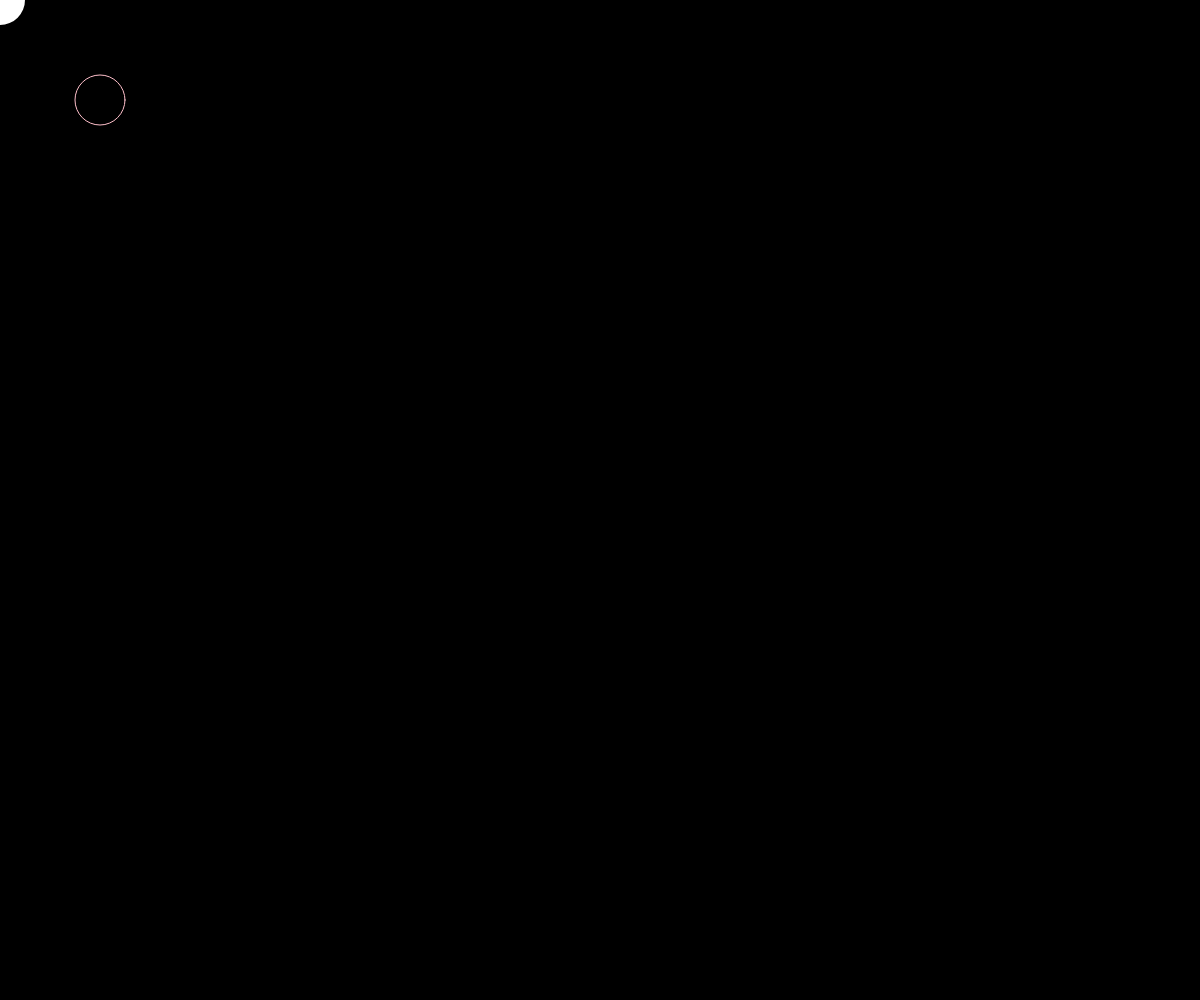
Frame 1 (no input)
Frame 60 (no input): identical to frame 1, image omitted
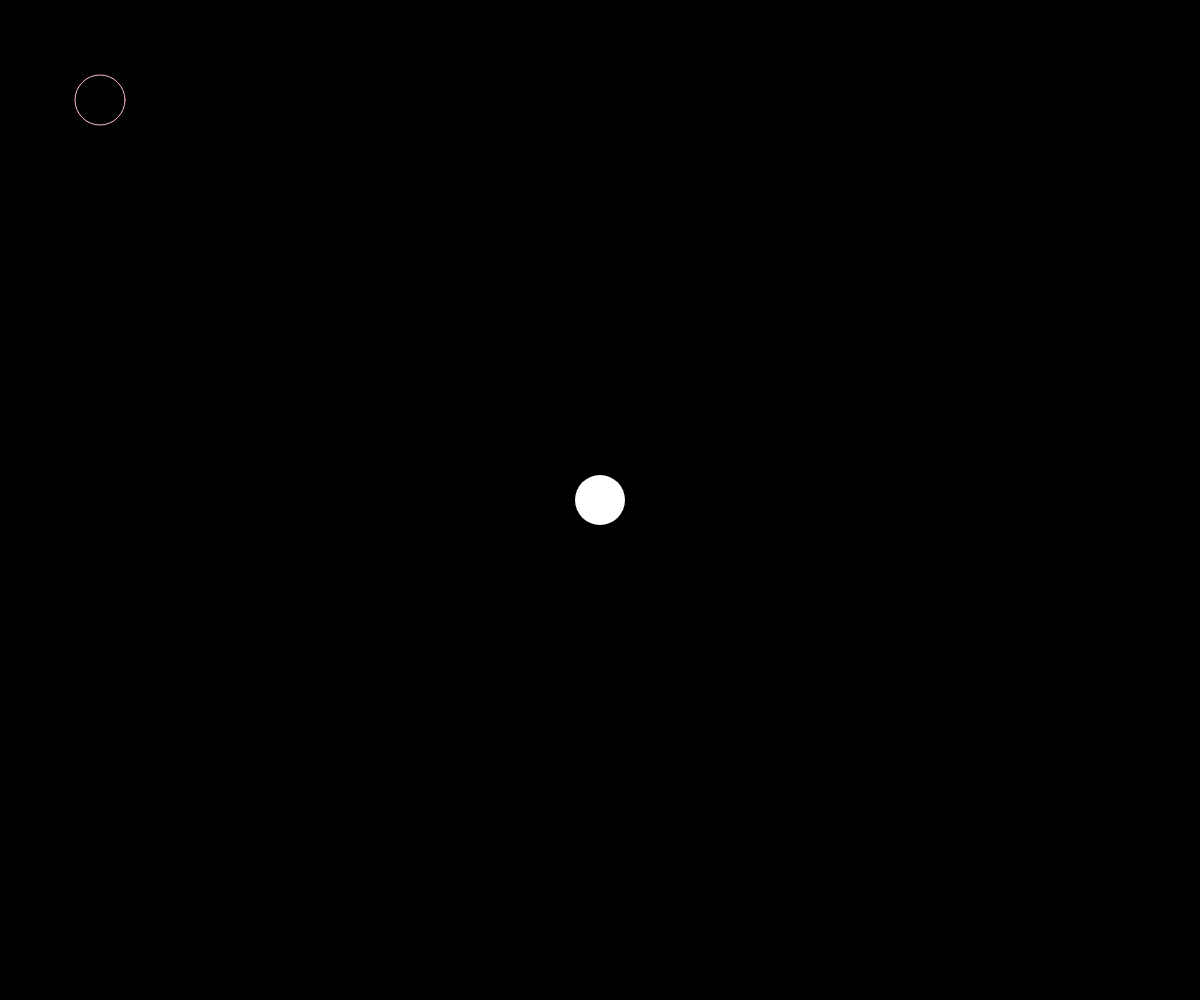
Frame 120 (the mouse pressed at the canvas centre since frame 60)

The p5.js sketch that drew these frames (run headless with seeded random() and noise() and a simulated clock; from frame 60 on, the mouse is pressed at the canvas centre):

// p5.js sketch
// ── sketch.js
let circleX= 100;
let circleY= 100;



function setup () {
    createCanvas(windowWidth,windowHeight);
    
}

function draw () {
    background(0);

    fill('white');
    noStroke();
    circle(mouseX, mouseY, 50);

    stroke('pink');
    noFill();
    circle(circleX, circleY,50);

    if (mouseX > circleX -25 && mouseX < circleX +25) {

        if(mouseY > circleY -25 && mouseY < circleY +25){
        //fill('pink')
        //circle(width / 2, height /2, 100)

        circleX= random(0, width);
        circleY= random(0, height);
        }
    }

    



}
